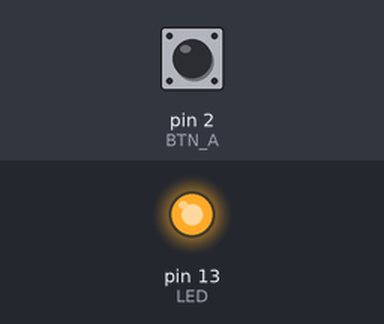
The sketch below on a simulated Arduino Uno, built with avr-gcc and run on an emulated ATmega328P. On the bench: output pins drawn as LEDs (lit = HIGH). The test bench sets the inputs (shaded band); at power-on: pin 2 (BTN_A) LOW.

Above: at 1.2 s.
1.3 s: pin 2 (BTN_A) pulled HIGH for 0.15 s
At 1.37 s:
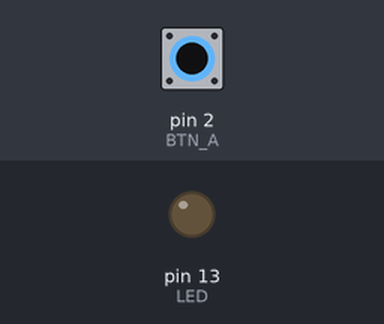
2.9 s: pin 2 (BTN_A) pulled HIGH for 3.2 s
At 6.8 s:
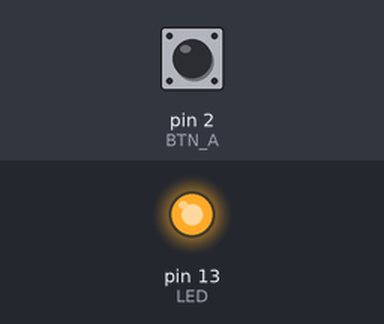
Timing chart, 0 to 8.3 s (numbered marks = the images above; inputs shaded):
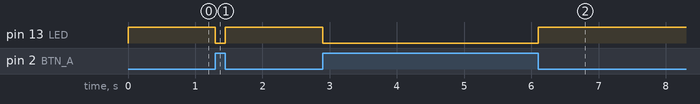

The sketch:

UNO_R3_LogicGates_NOT_00.ino
```cpp
// GERBANG NOT
// LED menyala jika Button A TIDAK ditekan (kebalikan dari input)
// Button B tidak digunakan karena NOT hanya punya 1 input

const int BTN_A = 2;
const int LED   = 13;

void setup() {
  pinMode(BTN_A, INPUT);
  pinMode(LED, OUTPUT);
}

void loop() {
  bool A = digitalRead(BTN_A);

  // NOT → kebalikan dari A
  bool C = !A;

  digitalWrite(LED, C);
}
```

Measured:
- after the input at 1.3 s, pin 13 (LED): HIGH → LOW at once, → HIGH 0.15 s later
- after the input at 2.9 s, pin 13 (LED): HIGH → LOW at once, → HIGH 3.2 s later
